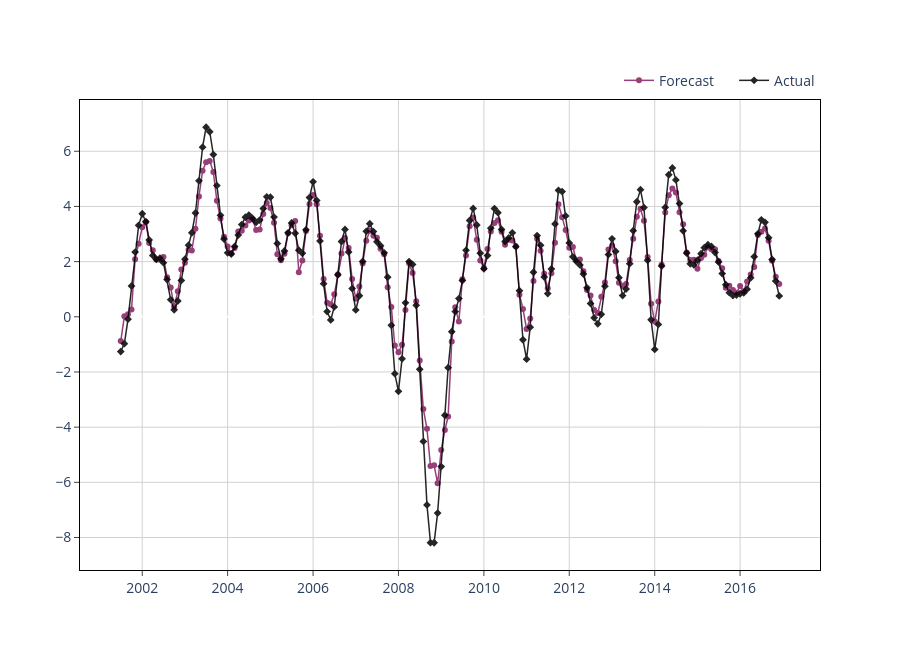

Notebook cell for this chart:
### Code cell
from sklearn.model_selection import TimeSeriesSplit, GridSearchCV
from sklearn.ensemble import GradientBoostingRegressor
import pandas as pd

# model = GradientBoostingRegressor()

# Define hyperparameters to tune for Gradient Boosting
param_grid = {
    'n_estimators': [5, 10, 25],
    'max_depth': [3, 5, 10, 15, 20],  # Maximum depth of the individual trees
    'min_samples_split': [2, 5, 10],  # Minimum samples required to split a node
    'min_samples_leaf': [1, 3, 5],  # Minimum samples required in a leaf node
    'max_features': ['sqrt', 'log2'],
    'min_impurity_decrease': [0.01, 0.1],  # A node will be split if this decrease in impurity is observed
    'min_weight_fraction_leaf': [0.01, 0.1]  # Minimum fraction of weight required to be in a leaf node
}

# Set up time series split
tscv = TimeSeriesSplit(n_splits=5)

gb = GradientBoostingRegressor(random_state=42)

grid_search = GridSearchCV(estimator=gb, param_grid=param_grid, cv=tscv, scoring='neg_mean_squared_error', n_jobs=-1)
grid_search.fit(X_train, y_train)

print("Best hyperparameters:", grid_search.best_params_)
model = grid_search.best_estimator_

model.fit(X_train, y_train)

train_preds = pd.DataFrame.from_dict({
    "date": X_train.index,
    "predictions": model.predict(X_train),
    "actuals": y_train[target_col_name].values
})

plot_prediction(dt=train_preds.date, y_pred=train_preds.predictions, y_actual=train_preds.actuals, mode="lines+markers", legend_position=(1, 1.075))

model.predict(X_test)

### Figure 1 — Plotly figure (JSON) as saved in the notebook; plotly's stock layout.template omitted (floating-point values rounded to 4 significant figures; data arrays with more than 128 entries replaced by an {"elided": "..."} marker saying what was removed)
{"data": [{"line": {"color": "#841E62", "width": 1.5}, "marker": {"size": 6}, "mode": "lines+markers", "name": "Forecast", "opacity": 0.85, "type": "scatter", "x": {"elided": "186 str values"}, "y": {"elided": "186 float values"}}, {"line": {"color": "#000000", "width": 1.5}, "marker": {"size": 6, "symbol": "diamond"}, "mode": "lines+markers", "name": "Actual", "opacity": 0.85, "type": "scatter", "x": {"elided": "186 str values"}, "y": {"elided": "186 float values"}}], "layout": {"autosize": false, "height": 650, "hovermode": "x", "legend": {"bgcolor": "rgba(0, 0, 0, 0)", "bordercolor": "rgba(0, 0, 0, 0)", "font": {"size": 14}, "indentation": 15, "orientation": "h", "x": 1, "xanchor": "right", "y": 1.075, "yanchor": "auto"}, "plot_bgcolor": "white", "title": {"text": ""}, "width": 900, "xaxis": {"gridcolor": "lightgrey", "linecolor": "black", "mirror": true, "showline": true, "tickfont": {"size": 14}, "ticks": "outside"}, "yaxis": {"gridcolor": "lightgrey", "linecolor": "black", "mirror": true, "showline": true, "tickfont": {"size": 14}, "ticks": "outside", "title": {"text": ""}}}}
